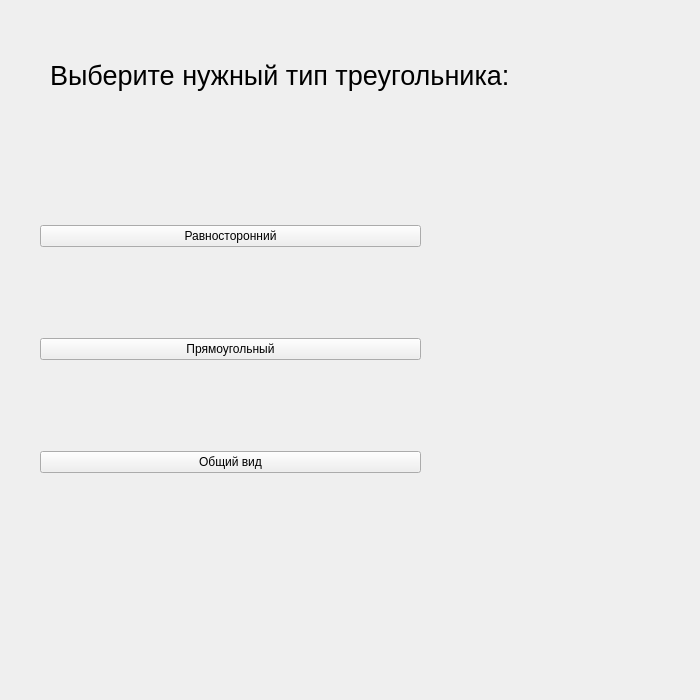
<?xml version="1.0" encoding="UTF-8"?>
<ui version="4.0">
 <class>Rectangles</class>
 <widget class="QWidget" name="Rectangles">
  <property name="geometry">
   <rect>
    <x>0</x>
    <y>0</y>
    <width>700</width>
    <height>700</height>
   </rect>
  </property>
  <property name="windowTitle">
   <string>Form</string>
  </property>
  <widget class="QLabel" name="label">
   <property name="geometry">
    <rect>
     <x>50</x>
     <y>30</y>
     <width>581</width>
     <height>91</height>
    </rect>
   </property>
   <property name="font">
    <font>
     <pointsize>20</pointsize>
    </font>
   </property>
   <property name="text">
    <string>Выберите нужный тип треугольника:</string>
   </property>
  </widget>
  <widget class="QWidget" name="">
   <property name="geometry">
    <rect>
     <x>40</x>
     <y>140</y>
     <width>381</width>
     <height>421</height>
    </rect>
   </property>
   <layout class="QVBoxLayout" name="verticalLayout">
    <item>
     <widget class="QPushButton" name="pushButton">
      <property name="text">
       <string>Равносторонний</string>
      </property>
     </widget>
    </item>
    <item>
     <widget class="QPushButton" name="pushButton_3">
      <property name="text">
       <string>Прямоугольный</string>
      </property>
     </widget>
    </item>
    <item>
     <widget class="QPushButton" name="pushButton_2">
      <property name="text">
       <string>Общий вид</string>
      </property>
     </widget>
    </item>
   </layout>
  </widget>
 </widget>
 <resources/>
 <connections/>
</ui>
